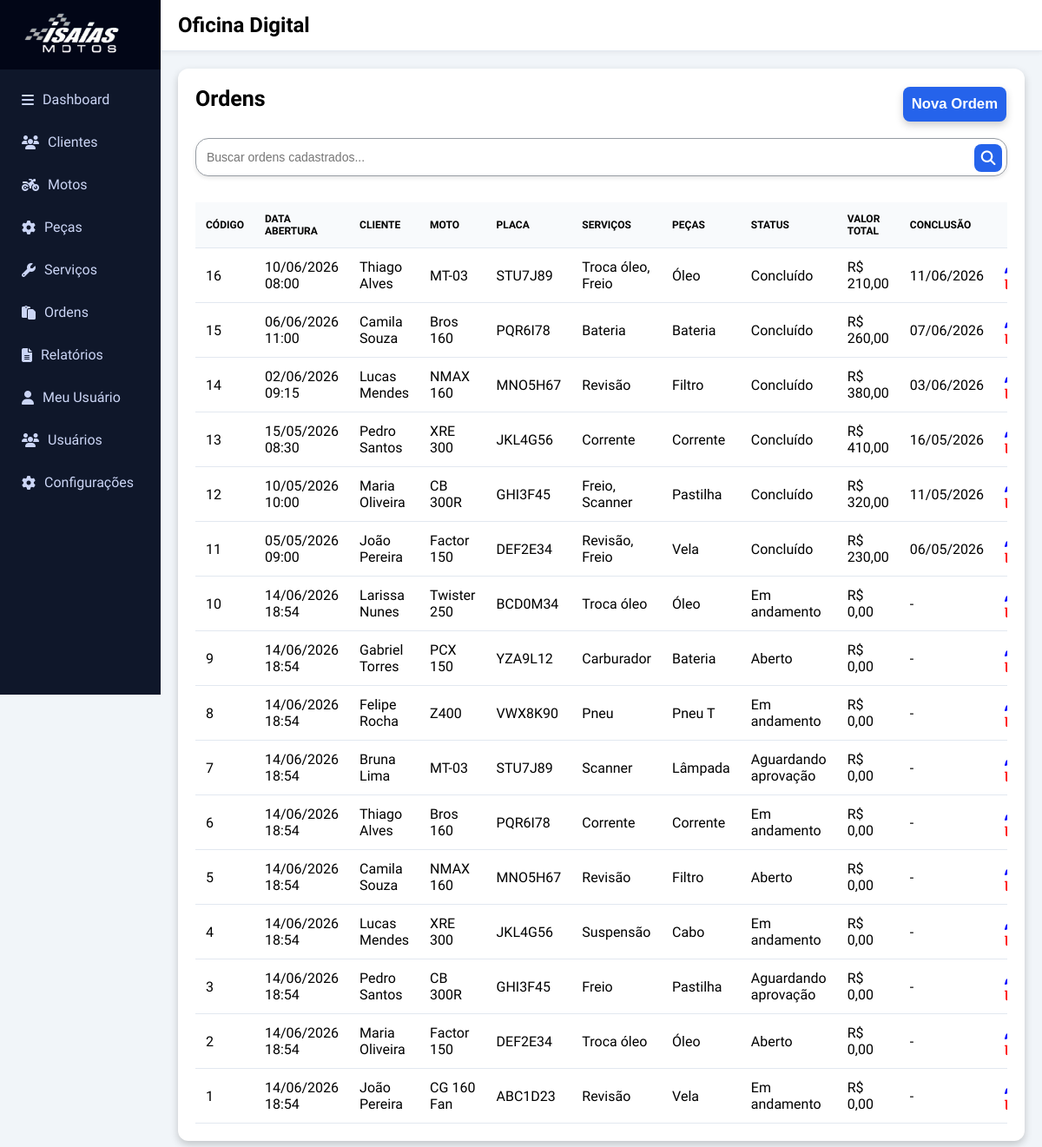
/paginas/ordens.php, run on the app's committed database.
### tables this page shows
CREATE TABLE ordens_servico (
    codordem INT AUTO_INCREMENT PRIMARY KEY,

    coduser INT NOT NULL,
    codmoto INT NOT NULL,

    usuario_abertura INT NOT NULL,
    usuario_fechamento INT NULL,

    status INT NOT NULL,

    data_abertura DATETIME DEFAULT CURRENT_TIMESTAMP,
    data_prevista DATE,
    data_fechamento DATETIME NULL,

    descricao_problema TEXT,
    valor_total DECIMAL(10,2) DEFAULT 0.00,

    CONSTRAINT fk_ordem_cliente
        FOREIGN KEY (coduser)
        REFERENCES clientes(coduser),

    CONSTRAINT fk_ordem_moto
        FOREIGN KEY (codmoto)
        REFERENCES motos(codmoto),

    CONSTRAINT fk_ordem_usuario_abertura
        FOREIGN KEY (usuario_abertura)
        REFERENCES usuarios(codusuario),

    CONSTRAINT fk_ordem_usuario_fechamento
        FOREIGN KEY (usuario_fechamento)
        REFERENCES usuarios(codusuario)
);

CREATE TABLE clientes (
    coduser INT AUTO_INCREMENT PRIMARY KEY,
    nome_completo VARCHAR(150) NOT NULL,
    email VARCHAR(150) UNIQUE,
    telefone VARCHAR(20) NOT NULL,
    cpf CHAR(11) UNIQUE,
    endereco VARCHAR(255),
    bairro VARCHAR(100),
    cidade VARCHAR(100),
    estado CHAR(2),
    cep VARCHAR(9),

    usuario_cadastro INT,

    CONSTRAINT fk_cliente_usuario
        FOREIGN KEY (usuario_cadastro)
        REFERENCES usuarios(codusuario)
);

CREATE TABLE motos (
    codmoto INT AUTO_INCREMENT PRIMARY KEY,
    placa VARCHAR(10) NOT NULL UNIQUE,
    modelo VARCHAR(100) NOT NULL,
    marca VARCHAR(100) NOT NULL,
    ano INT,
    cor VARCHAR(50),
    descricao TEXT,
    coduser INT NOT NULL,
    CONSTRAINT fk_motos_clientes
        FOREIGN KEY (coduser)
        REFERENCES clientes(coduser)
);

### paginas/ordens.php (the view, shortened to what this page needs)
<!DOCTYPE html>
<html lang="pt-br">
<?php require_once("../Conexao/conexao.php"); ?>
<head>
  <link rel="stylesheet" href="https://cdnjs.cloudflare.com/ajax/libs/font-awesome/6.5.0/css/all.min.css">
  <link rel="stylesheet" href="https://cdnjs.cloudflare.com/ajax/libs/font-awesome/4.7.0/css/font-awesome.min.css">
  <link rel="stylesheet" href="style.css">
</head>
<body>
  <div id="sidebar" class="sidebar hidden-mobile">
    <div style="height:80px;display:flex;align-items:center;justify-content:center;background:#020617">
      <img src="../Imagens/IsaiasmotosW.png" style="height:50px;margin-right:10px">
    </div>
    <nav>
      <ul>
        <li><a href="Inicio.php"><i class="fa-solid fa-bars"></i>Dashboard</a></li>
        <li><a href="clientes.php"><i class="fa-solid fa-users icon-black"></i>Clientes</a></li>
        <li><a href="motos.php"><i class="fa-solid fa-motorcycle"></i>Motos</a></li>
        <li><a href="pecas.php"><i class="fa-solid fa-gear"></i>Peças</a></li>
        <li><a href="servicos.php"><i class="fa-solid fa-wrench"></i>Serviços</a></li>
        <li><a href="ordens.php"><i class="fa-solid fa-clipboard"></i>Ordens</a></li>
        <li><a href="relatorios.php"><i class="fa-solid fa-file-lines"></i>Relatórios</a></li>
        <li><a href="meu-Usuario.php"><i class="fa-solid fa-user"></i>Meu Usuário</a></li>
        <li><a href="usuarios.php"><i class="fa-solid fa-users"></i>Usuários</a></li>
        <li><a href="configuracoes.php"><i class="fa-solid fa-gear"></i>Configurações</a></li>
      </ul>
    </nav>
  </div>
  <div class="main-content">
    <header class="main-header">
      <h2 id="page-title">Oficina Digital</h2>
    </header>
    <main>
        <div id="ordens-section" class="section">
            <div class="card">
              <div id="TitleCard">
                <h3>Ordens</h3>
                <button class="btn-blue" href="#" onclick="showSection('CadastroOrdens')">Nova Ordem</button>
              </div>
              <div class="BarraPesquisa">
                <input type="text" placeholder="Buscar ordens cadastrados..." id="search-input">
                <button class="search-btn">
                  <i class="fa-solid fa-magnifying-glass"></i>
                </button>
              </div>
              <div id="TabelaDados">
                <table>
                  <thead>
                    <tr>
                      <th>Código</th>
                      <th>Data Abertura</th>
                      <th>Cliente</th>
                      <th>Moto</th>
                      <th>Placa</th>
                      <th>Serviços</th>
                      <th>Peças</th>
                      <th>Status</th>
                      <th>Valor Total</th>
                      <th>Conclusão</th>
                      <th></th>
                    </tr>
                  </thead>
                  <tbody id="ordens-table">
                  <?php
                  function statusLabel($s) {
                    return match($s) {
                      1 => "Aberto",
                      2 => "Em andamento",
                      3 => "Aguardando aprovação",
                      4 => "Concluído",
                      5 => "Cancelado",
                      default => "Desconhecido"
                    };
                  }
                  $sql = "
                  SELECT
                    o.*,
                    c.nome_completo AS cliente,
                    m.modelo AS moto,
                    m.placa,
                    (
                      SELECT GROUP_CONCAT(s.nome SEPARATOR ', ')
                      FROM ordem_servicos os
                      JOIN servicos s ON s.codservico = os.codservico
                      WHERE os.codordem = o.codordem
                    ) AS servicos,
                    (
                      SELECT GROUP_CONCAT(p.nome SEPARATOR ', ')
                      FROM ordem_pecas op
                      JOIN pecas p ON p.codpeca = op.codpeca
                      WHERE op.codordem = o.codordem
                    ) AS pecas
                  FROM ordens_servico o
                  JOIN clientes c ON c.coduser = o.coduser
                  JOIN motos m ON m.codmoto = o.codmoto
                  ORDER BY o.codordem DESC
                  ";
                  $stmt = $conexao->query($sql);
                  $ordens = $stmt->fetchAll(PDO::FETCH_ASSOC);
                  foreach($ordens as $o):
                  ?>
                  <tr>
                    <td><?= $o['codordem'] ?></td>
                    <td><?= date('d/m/Y H:i', strtotime($o['data_abertura'])) ?></td>
                    <td><?= htmlspecialchars($o['cliente']) ?></td>
                    <td><?= htmlspecialchars($o['moto']) ?></td>
                    <td><?= htmlspecialchars($o['placa']) ?></td>
                    <td><?= $o['servicos'] ?: '-' ?></td>
                    <td><?= $o['pecas'] ?: '-' ?></td>
                    <td><?= statusLabel($o['status']) ?></td>
                    <td>R$ <?= number_format($o['valor_total'], 2, ',', '.') ?></td>
                    <td><?= $o['data_fechamento'] ? date('d/m/Y', strtotime($o['data_fechamento'])) : '-' ?></td>
                    <td>
                      <a href="#" onclick="openEditarOrdem(
                        <?= $o['codordem'] ?>,
                        '<?= $o['data_abertura'] ?>',
                        '<?= addslashes($o['cliente']) ?>',
                        '<?= addslashes($o['moto']) ?>',
                        '<?= $o['placa'] ?>',
                        '<?= $o['status'] ?>',
                        '<?= $o['valor_total'] ?>',
                        '<?= $o['data_fechamento'] ?>'
                      )">
                        <i class="fa fa-pen" style="color:blue"></i>
                      </a>
                      <a href="php/excluirOrdem.php?id=<?= $o['codordem'] ?>" onclick="return confirm('Excluir ordem?')">
                        <i class="fa fa-trash" style="color:red"></i>
                      </a>
                    </td>
                  </tr>
                  <?php endforeach; ?>
                  </tbody>
                </table>
              </div>
            </div>
          </div>
    </main>
  </div>
</body>
</html>

### paginas/style.css (style rules this page uses)
* { margin: 0; padding: 0; box-sizing: border-box; }
body { font-family: "Google Sans", sans-serif; background: #f1f5f9; }
.sidebar { width: 185px; height: 100vh; position: fixed; left: 0; top: 0; background: #0f172a; color: #fff; transition: .3s ease; z-index: 1000; }
.sidebar.hidden-mobile { transform: translateX(-100%); }
.sidebar nav ul { list-style: none; padding: 15px; }
.sidebar nav ul li { margin-bottom: 10px; }
.sidebar nav ul li a { display: flex; align-items: center; gap: 10px; padding: 10px; border-radius: 8px; color: #cbd5f5; text-decoration: none; transition: .25s; }
.main-content { margin-left: 185px; transition: .3s; }
.main-header { background: #fff; padding: 15px 20px; display: flex; justify-content: space-between; align-items: center; border-bottom: 1px solid #e2e8f0; box-shadow: 0 2px 5px rgba(0, 0, 0, 0.05); }
.card { background: #fff; border-radius: 12px; padding: 20px; box-shadow: 0 4px 10px rgba(0, 0, 0, 0.2); transition: .3s ease; position: relative; overflow: hidden; }
.card::after { content: ""; position: absolute; top: 0; left: 0; width: 100%; height: 4px; background: linear-gradient(90deg, #2563eb, #22c55e, #f50b0b); opacity: 0; transition: .3s; }
#TitleCard { display: flex; justify-content: space-between; }
#TitleCard h3 { font-size: 25px; }
.BarraPesquisa { position: relative; width: 100%; margin-top: 8px; margin-bottom: 20px; }
.BarraPesquisa input { width: 100%; height: 44px; padding: 0 45px 0 12px; border-radius: 15px; border: 1px solid #969ca3; background: #fff; font-size: 14px; transition: 0.25s; box-shadow: 0 2px 5px rgba(0, 0, 0, 0.1); }
.BarraPesquisa .search-btn { position: absolute; right: 5px; top: 50%; transform: translateY(-50%); height: 32px; width: 32px; border-radius: 8px; background: #2563eb; color: #fff; display: flex; align-items: center; justify-content: center; border: none; cursor: pointer; transition: 0.2s; }
button { border: none; border-radius: 8px; padding: 10px 15px; cursor: pointer; font-weight: bold; transition: .2s; padding: 10px; font-size: 2.09vh; margin: 1px; }
.btn-blue { background: #2563eb; color: #fff; box-shadow: 0 4px 10px rgba(0, 0, 0, 0.2); }
input { width: 100%; padding: 10px; border-radius: 8px; border: 1px solid #b4beca; margin: 10px 0; transition: .2s }
#TabelaDados { overflow: scroll; }
table { width: 100%; border-collapse: collapse; overflow: scroll; }
th, td { padding: 12px; border-bottom: 1px solid #e2e8f0; }
th { background: #f8fafc; font-size: 12px; text-transform: uppercase; text-align: left; }
.section { padding: 20px; animation: fade .3s ease }
@media (min-width:769px) { .sidebar { transform: translateX(0) !important } }

### data on the page
ordens_servico: codordem "16", data_abertura "10/06/2026 08:00", coduser.nome_completo "Thiago Alves", codmoto.modelo "MT-03", codmoto.placa "STU7J89", servicos "Troca óleo, Freio", pecas "Óleo", status "Concluído", valor_total "210,00", data_fechamento "11/06/2026"
ordens_servico: codordem "15", data_abertura "06/06/2026 11:00", coduser.nome_completo "Camila Souza", codmoto.modelo "Bros 160", codmoto.placa "PQR6I78", servicos "Bateria", pecas "Bateria", status "Concluído", valor_total "260,00", data_fechamento "07/06/2026"
ordens_servico: codordem "14", data_abertura "02/06/2026 09:15", coduser.nome_completo "Lucas Mendes", codmoto.modelo "NMAX 160", codmoto.placa "MNO5H67", servicos "Revisão", pecas "Filtro", status "Concluído", valor_total "380,00", data_fechamento "03/06/2026"
ordens_servico: codordem "13", data_abertura "15/05/2026 08:30", coduser.nome_completo "Pedro Santos", codmoto.modelo "XRE 300", codmoto.placa "JKL4G56", servicos "Corrente", pecas "Corrente", status "Concluído", valor_total "410,00", data_fechamento "16/05/2026"
ordens_servico: codordem "12", data_abertura "10/05/2026 10:00", coduser.nome_completo "Maria Oliveira", codmoto.modelo "CB 300R", codmoto.placa "GHI3F45", servicos "Freio, Scanner", pecas "Pastilha", status "Concluído", valor_total "320,00", data_fechamento "11/05/2026"
ordens_servico: codordem "11", data_abertura "05/05/2026 09:00", coduser.nome_completo "João Pereira", codmoto.modelo "Factor 150", codmoto.placa "DEF2E34", servicos "Revisão, Freio", pecas "Vela", status "Concluído", valor_total "230,00", data_fechamento "06/05/2026"
ordens_servico: codordem "10", data_abertura "14/06/2026 18:54", coduser.nome_completo "Larissa Nunes", codmoto.modelo "Twister 250", codmoto.placa "BCD0M34", servicos "Troca óleo", pecas "Óleo", status "Em andamento", valor_total "0,00"
ordens_servico: codordem "9", data_abertura "14/06/2026 18:54", coduser.nome_completo "Gabriel Torres", codmoto.modelo "PCX 150", codmoto.placa "YZA9L12", servicos "Carburador", pecas "Bateria", status "Aberto", valor_total "0,00"
ordens_servico: codordem "8", data_abertura "14/06/2026 18:54", coduser.nome_completo "Felipe Rocha", codmoto.modelo "Z400", codmoto.placa "VWX8K90", servicos "Pneu", pecas "Pneu T", status "Em andamento", valor_total "0,00"
ordens_servico: codordem "7", data_abertura "14/06/2026 18:54", coduser.nome_completo "Bruna Lima", codmoto.modelo "MT-03", codmoto.placa "STU7J89", servicos "Scanner", pecas "Lâmpada", status "Aguardando aprovação", valor_total "0,00"
ordens_servico: codordem "6", data_abertura "14/06/2026 18:54", coduser.nome_completo "Thiago Alves", codmoto.modelo "Bros 160", codmoto.placa "PQR6I78", servicos "Corrente", pecas "Corrente", status "Em andamento", valor_total "0,00"
ordens_servico: codordem "5", data_abertura "14/06/2026 18:54", coduser.nome_completo "Camila Souza", codmoto.modelo "NMAX 160", codmoto.placa "MNO5H67", servicos "Revisão", pecas "Filtro", status "Aberto", valor_total "0,00"
ordens_servico: codordem "4", data_abertura "14/06/2026 18:54", coduser.nome_completo "Lucas Mendes", codmoto.modelo "XRE 300", codmoto.placa "JKL4G56", servicos "Suspensão", pecas "Cabo", status "Em andamento", valor_total "0,00"
ordens_servico: codordem "3", data_abertura "14/06/2026 18:54", coduser.nome_completo "Pedro Santos", codmoto.modelo "CB 300R", codmoto.placa "GHI3F45", servicos "Freio", pecas "Pastilha", status "Aguardando aprovação", valor_total "0,00"
ordens_servico: codordem "2", data_abertura "14/06/2026 18:54", coduser.nome_completo "Maria Oliveira", codmoto.modelo "Factor 150", codmoto.placa "DEF2E34", servicos "Troca óleo", pecas "Óleo", status "Aberto", valor_total "0,00"
ordens_servico: codordem "1", data_abertura "14/06/2026 18:54", coduser.nome_completo "João Pereira", codmoto.modelo "CG 160 Fan", codmoto.placa "ABC1D23", servicos "Revisão", pecas "Vela", status "Em andamento", valor_total "0,00"
